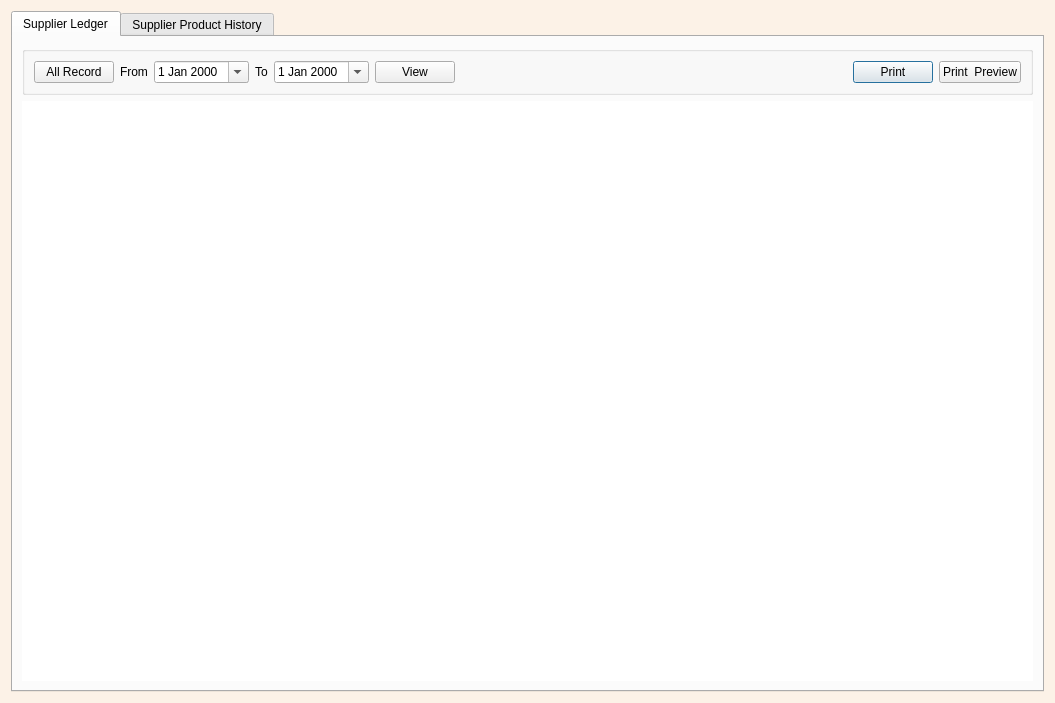
<?xml version="1.0" encoding="UTF-8"?>
<ui version="4.0">
 <class>Dialog</class>
 <widget class="QDialog" name="Dialog">
  <property name="windowModality">
   <enum>Qt::ApplicationModal</enum>
  </property>
  <property name="geometry">
   <rect>
    <x>0</x>
    <y>0</y>
    <width>1055</width>
    <height>703</height>
   </rect>
  </property>
  <property name="windowTitle">
   <string>Dialog</string>
  </property>
  <property name="styleSheet">
   <string notr="true">QDialog#Dialog{
background-color: rgb(252, 242, 231);
}</string>
  </property>
  <layout class="QGridLayout" name="gridLayout_3">
   <item row="0" column="0">
    <widget class="QTabWidget" name="tabWidget">
     <property name="currentIndex">
      <number>0</number>
     </property>
     <widget class="QWidget" name="tab">
      <attribute name="title">
       <string>Supplier Ledger</string>
      </attribute>
      <layout class="QGridLayout" name="gridLayout_4">
       <item row="1" column="0">
        <widget class="QTextEdit" name="textEdit">
         <property name="styleSheet">
          <string notr="true">
border:none;</string>
         </property>
         <property name="horizontalScrollBarPolicy">
          <enum>Qt::ScrollBarAlwaysOff</enum>
         </property>
         <property name="readOnly">
          <bool>true</bool>
         </property>
        </widget>
       </item>
       <item row="0" column="0">
        <widget class="QGroupBox" name="groupBox">
         <property name="title">
          <string/>
         </property>
         <layout class="QGridLayout" name="gridLayout_2">
          <item row="0" column="0">
           <layout class="QHBoxLayout" name="horizontalLayout_3">
            <item>
             <layout class="QGridLayout" name="gridLayout">
              <item row="0" column="1">
               <layout class="QHBoxLayout" name="horizontalLayout_2">
                <item>
                 <widget class="QLabel" name="label_2">
                  <property name="text">
                   <string>To</string>
                  </property>
                 </widget>
                </item>
                <item>
                 <widget class="QDateEdit" name="tod">
                  <property name="calendarPopup">
                   <bool>true</bool>
                  </property>
                 </widget>
                </item>
               </layout>
              </item>
              <item row="0" column="4">
               <widget class="QPushButton" name="print2">
                <property name="text">
                 <string>Print</string>
                </property>
               </widget>
              </item>
              <item row="0" column="3">
               <spacer name="horizontalSpacer">
                <property name="orientation">
                 <enum>Qt::Horizontal</enum>
                </property>
                <property name="sizeHint" stdset="0">
                 <size>
                  <width>40</width>
                  <height>20</height>
                 </size>
                </property>
               </spacer>
              </item>
              <item row="0" column="2">
               <widget class="QPushButton" name="viewb">
                <property name="text">
                 <string>View</string>
                </property>
               </widget>
              </item>
              <item row="0" column="0">
               <layout class="QHBoxLayout" name="horizontalLayout">
                <item>
                 <widget class="QPushButton" name="alld">
                  <property name="text">
                   <string>All Record</string>
                  </property>
                 </widget>
                </item>
                <item>
                 <widget class="QLabel" name="label">
                  <property name="text">
                   <string>From</string>
                  </property>
                 </widget>
                </item>
                <item>
                 <widget class="QDateEdit" name="fromd">
                  <property name="calendarPopup">
                   <bool>true</bool>
                  </property>
                 </widget>
                </item>
               </layout>
              </item>
              <item row="0" column="5">
               <widget class="QPushButton" name="printb">
                <property name="text">
                 <string>Print  Preview</string>
                </property>
               </widget>
              </item>
             </layout>
            </item>
           </layout>
          </item>
         </layout>
        </widget>
       </item>
      </layout>
     </widget>
     <widget class="QWidget" name="tab_2">
      <attribute name="title">
       <string>Supplier Product History</string>
      </attribute>
      <layout class="QGridLayout" name="gridLayout_7">
       <item row="0" column="0">
        <widget class="QGroupBox" name="groupBox_2">
         <property name="title">
          <string/>
         </property>
         <layout class="QGridLayout" name="gridLayout_5">
          <item row="0" column="0">
           <layout class="QHBoxLayout" name="horizontalLayout_4">
            <item>
             <layout class="QGridLayout" name="gridLayout_6">
              <item row="0" column="1">
               <layout class="QHBoxLayout" name="horizontalLayout_5">
                <item>
                 <widget class="QLabel" name="label_3">
                  <property name="text">
                   <string>To</string>
                  </property>
                 </widget>
                </item>
                <item>
                 <widget class="QDateEdit" name="tod_2">
                  <property name="calendarPopup">
                   <bool>true</bool>
                  </property>
                 </widget>
                </item>
               </layout>
              </item>
              <item row="0" column="4">
               <widget class="QPushButton" name="print2_2">
                <property name="text">
                 <string>Print</string>
                </property>
               </widget>
              </item>
              <item row="0" column="3">
               <spacer name="horizontalSpacer_2">
                <property name="orientation">
                 <enum>Qt::Horizontal</enum>
                </property>
                <property name="sizeHint" stdset="0">
                 <size>
                  <width>40</width>
                  <height>20</height>
                 </size>
                </property>
               </spacer>
              </item>
              <item row="0" column="2">
               <widget class="QPushButton" name="viewb_2">
                <property name="text">
                 <string>View</string>
                </property>
               </widget>
              </item>
              <item row="0" column="0">
               <layout class="QHBoxLayout" name="horizontalLayout_6">
                <item>
                 <widget class="QPushButton" name="alld_2">
                  <property name="text">
                   <string>All Record</string>
                  </property>
                 </widget>
                </item>
                <item>
                 <widget class="QLabel" name="label_4">
                  <property name="text">
                   <string>From</string>
                  </property>
                 </widget>
                </item>
                <item>
                 <widget class="QDateEdit" name="fromd_2">
                  <property name="calendarPopup">
                   <bool>true</bool>
                  </property>
                 </widget>
                </item>
               </layout>
              </item>
              <item row="0" column="5">
               <widget class="QPushButton" name="printb_2">
                <property name="text">
                 <string>Print  Preview</string>
                </property>
               </widget>
              </item>
             </layout>
            </item>
           </layout>
          </item>
         </layout>
        </widget>
       </item>
       <item row="1" column="0">
        <widget class="QTextEdit" name="textEdit_2">
         <property name="styleSheet">
          <string notr="true">
border:none;</string>
         </property>
         <property name="horizontalScrollBarPolicy">
          <enum>Qt::ScrollBarAlwaysOff</enum>
         </property>
         <property name="readOnly">
          <bool>true</bool>
         </property>
        </widget>
       </item>
      </layout>
     </widget>
    </widget>
   </item>
  </layout>
 </widget>
 <resources/>
 <connections/>
</ui>
